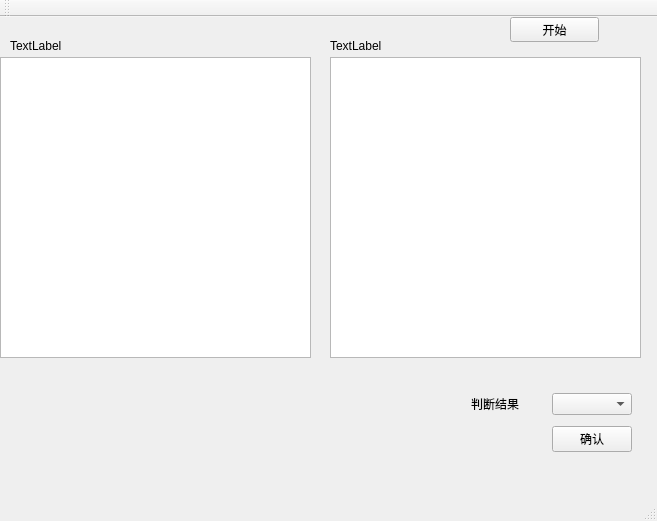
<?xml version="1.0" encoding="UTF-8"?>
<ui version="4.0">
 <class>MainWindow</class>
 <widget class="QMainWindow" name="MainWindow">
  <property name="geometry">
   <rect>
    <x>0</x>
    <y>0</y>
    <width>657</width>
    <height>521</height>
   </rect>
  </property>
  <property name="windowTitle">
   <string>等价性判断</string>
  </property>
  <widget class="QWidget" name="centralWidget">
   <widget class="QTextBrowser" name="TextCode1">
    <property name="geometry">
     <rect>
      <x>0</x>
      <y>40</y>
      <width>311</width>
      <height>301</height>
     </rect>
    </property>
   </widget>
   <widget class="QTextBrowser" name="TextCode2">
    <property name="geometry">
     <rect>
      <x>330</x>
      <y>40</y>
      <width>311</width>
      <height>301</height>
     </rect>
    </property>
   </widget>
   <widget class="QWidget" name="horizontalLayoutWidget">
    <property name="geometry">
     <rect>
      <x>460</x>
      <y>360</y>
      <width>183</width>
      <height>93</height>
     </rect>
    </property>
    <layout class="QGridLayout" name="gridLayout">
     <item row="3" column="1">
      <widget class="QPushButton" name="BtnAssure">
       <property name="text">
        <string>确认</string>
       </property>
      </widget>
     </item>
     <item row="1" column="1">
      <widget class="QComboBox" name="comboBox">
       <property name="currentIndex">
        <number>-1</number>
       </property>
      </widget>
     </item>
     <item row="1" column="0">
      <widget class="QLabel" name="label_3">
       <property name="text">
        <string>判断结果</string>
       </property>
      </widget>
     </item>
    </layout>
   </widget>
   <widget class="QLabel" name="LabelFilename1">
    <property name="geometry">
     <rect>
      <x>10</x>
      <y>20</y>
      <width>291</width>
      <height>17</height>
     </rect>
    </property>
    <property name="text">
     <string>TextLabel</string>
    </property>
   </widget>
   <widget class="QLabel" name="LabelFilename2">
    <property name="geometry">
     <rect>
      <x>330</x>
      <y>20</y>
      <width>291</width>
      <height>17</height>
     </rect>
    </property>
    <property name="text">
     <string>TextLabel</string>
    </property>
   </widget>
   <widget class="QPushButton" name="BtnStart">
    <property name="geometry">
     <rect>
      <x>510</x>
      <y>0</y>
      <width>89</width>
      <height>25</height>
     </rect>
    </property>
    <property name="text">
     <string>开始</string>
    </property>
   </widget>
  </widget>
  <widget class="QMenuBar" name="menuBar">
   <property name="geometry">
    <rect>
     <x>0</x>
     <y>0</y>
     <width>657</width>
     <height>28</height>
    </rect>
   </property>
  </widget>
  <widget class="QToolBar" name="mainToolBar">
   <attribute name="toolBarArea">
    <enum>TopToolBarArea</enum>
   </attribute>
   <attribute name="toolBarBreak">
    <bool>false</bool>
   </attribute>
  </widget>
  <widget class="QStatusBar" name="statusBar"/>
 </widget>
 <layoutdefault spacing="6" margin="11"/>
 <resources/>
 <connections/>
</ui>
